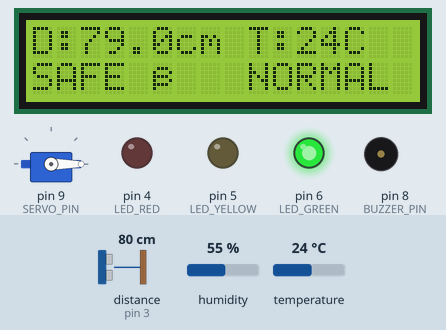
Recording of a sketch running on a simulated Arduino Uno, built with avr-gcc and run on an emulated ATmega328P. On the bench: servo, 16×2 character LCD, output pins drawn as LEDs (lit = HIGH), buzzer (waves = sounding). Wiring (inferred from the names in the program): ultrasonic range finder: trigger pin 2; echo pin 3. Dashed ring = blinking. The inputs (shaded band) are chosen by the test bench; at power-on: distance to the obstacle (sensor on pin 3) 80 cm, temperature 24 °C, humidity 55 %. The echo pulse lasts 58.3 µs per cm; pins used as bus, display or sensor lines are not drawn.

Above: at 3.2 s.
3.3 s: distance to the obstacle (sensor on pin 3) set to 7 cm
At 4.04 s:
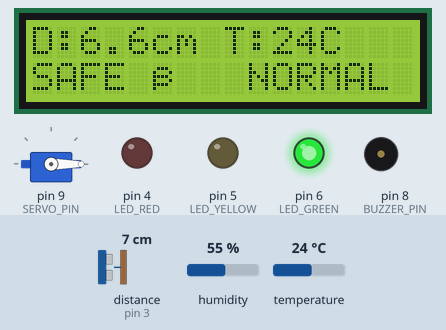
4.9 s: distance to the obstacle (sensor on pin 3) set to 4 cm
At 5.3 s:
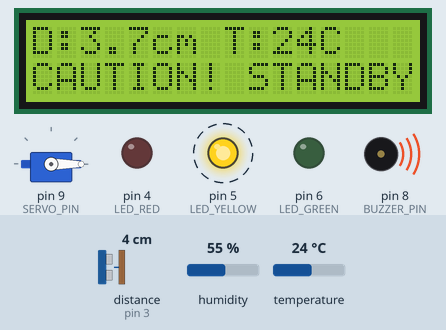
7.8 s: distance to the obstacle (sensor on pin 3) set to 2 cm
At 8.27 s:
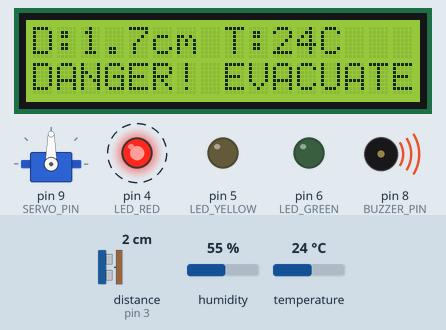
10.2 s: temperature set to 12 °C
At 11.24 s:
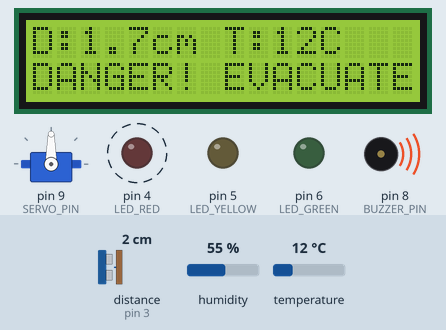
12.4 s: humidity set to 22 %
At 13.82 s:
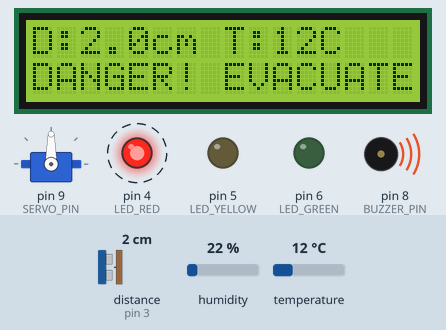
15.2 s: temperature set to 19 °C
At 15.81 s:
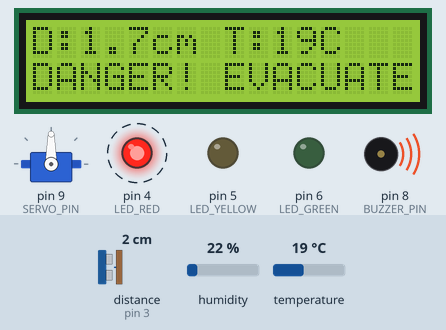
Timing chart, 0 to 18.2 s (numbered marks = the images above; inputs shaded):
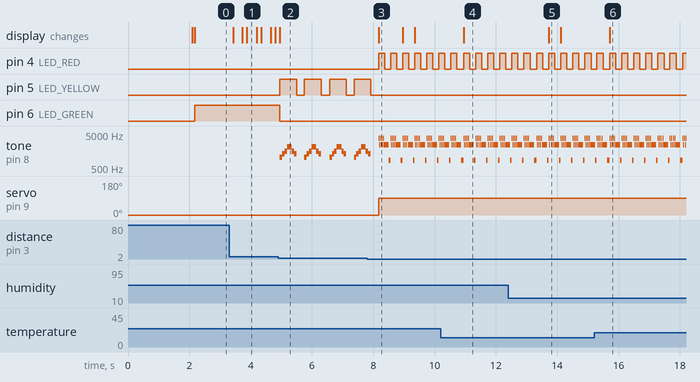

Measured:
- the behaviour switches between 6 and 5 cm on distance to the obstacle (sensor on pin 3) (found by bisection; images 1 and 2)
- after the input at 3.3 s, the display: changes after 0.13 s (image 1)
- after the input at 4.9 s, pin 5 (LED_YELLOW): alternates HIGH for 0.55 s and LOW for 0.25 s, starting after 0.05 s; pin 6 (LED_GREEN): HIGH → LOW after 0.05 s
- after the input at 7.8 s, pin 4 (LED_RED): alternates HIGH for 0.20 s and LOW for 0.19 s, starting after 0.37 s; pin 5 (LED_YELLOW): goes on until 7.9 s, then stays LOW; servo on pin 9 (SERVO_PIN): 0° → 90° after 0.37 s; the display: changes after 0.37 s (image 3)
- after the input at 10.2 s, the display: changes after 0.75 s (image 4)
- after the input at 12.4 s, the display: changes after 1.3 s (image 5)
- after the input at 15.2 s, the display: changes after 0.51 s (image 6)

The sketch:

sketch_master.ino
```cpp
#include <Wire.h>
#include <LiquidCrystal_I2C.h>
#include <Servo.h>
#include <SoftwareSerial.h>
#include <DHT.h>

// --- PIN CONFIGURATION ---
#define TRIG_PIN     2
#define ECHO_PIN     3
#define LED_RED      4
#define LED_YELLOW   5
#define LED_GREEN    6
#define DHT_PIN      7
#define BUZZER_PIN   8
#define SERVO_PIN    9
#define WEMOS_RX     12  // Connect ke Pin D6 Wemos
#define WEMOS_TX     13  // Connect ke Pin D5 Wemos

#define DHTTYPE      DHT11

// --- OBJECT INITIALIZATION ---
LiquidCrystal_I2C lcd(0x27, 16, 2);
Servo servoGate;
SoftwareSerial wemosSerial(WEMOS_RX, WEMOS_TX);
DHT dht(DHT_PIN, DHTTYPE);

// Melodi Kuning: High-Pitch Arpeggio
int yellowMelody[] = {1047, 1319, 1568, 2093, 1568, 1319};
int noteDurations[] = {80, 80, 80, 150, 80, 80};

void setup() {
  Serial.begin(9600);
  wemosSerial.begin(9600);
  dht.begin();

  // Pin Modes
  pinMode(TRIG_PIN, OUTPUT);
  pinMode(ECHO_PIN, INPUT);
  pinMode(LED_RED, OUTPUT);
  pinMode(LED_YELLOW, OUTPUT);
  pinMode(LED_GREEN, OUTPUT);
  pinMode(BUZZER_PIN, OUTPUT);

  // Servo Setup
  servoGate.attach(SERVO_PIN);
  servoGate.write(0); // Pintu air tertutup rapat di awal

  // LCD Startup Screen
  lcd.init();
  lcd.backlight();
  lcd.setCursor(0, 0);
  lcd.print(" Bedadung SFEWS ");
  lcd.setCursor(0, 1);
  lcd.print("  System Ready  ");
  delay(2000);
  lcd.clear();
}

void loop() {
  // 1. BACA SENSOR ULTRASONIC
  digitalWrite(TRIG_PIN, LOW);
  delayMicroseconds(2);
  digitalWrite(TRIG_PIN, HIGH);
  delayMicroseconds(10);
  digitalWrite(TRIG_PIN, LOW);

  long duration = pulseIn(ECHO_PIN, HIGH);
  float distance = duration * 0.034 / 2.0;

  // 2. BACA SENSOR DHT11 (Non-blocking setiap 2 detik)
  static unsigned long lastDHTRead = 0;
  static float temp = 28.5;
  static float hum = 65.0;

  if (millis() - lastDHTRead >= 2000) {
    lastDHTRead = millis();
    float t = dht.readTemperature();
    float h = dht.readHumidity();
    if (!isnan(t)) temp = t;
    if (!isnan(h)) hum = h;
  }

  // Kirim data lengkap (jarak, suhu, kelembapan) ke Wemos D1 Mini via Serial CSV format
  wemosSerial.print(distance, 1);
  wemosSerial.print(",");
  wemosSerial.print(temp, 1);
  wemosSerial.print(",");
  wemosSerial.println(hum, 1);

  // 3. LCD LINE 1: Distance & Temperature
  lcd.setCursor(0, 0);
  lcd.print("D:");
  lcd.print(distance, 1);
  lcd.print("cm ");

  lcd.print("T:");
  lcd.print((int)temp);
  lcd.print("C   ");

  // 4. ACTUATOR LOGIC + LCD LINE 2 STATUS
  lcd.setCursor(0, 1);

  if (distance <= 3.0) { // DANGER MODE (<= 3cm -> EVACUATE)
    lcd.print("DANGER! EVACUATE");

    digitalWrite(LED_YELLOW, LOW);
    digitalWrite(LED_GREEN, LOW);
    servoGate.write(90);     // Turn 90 degrees to the left

    // Rapid blink + emergency siren (Air-Raid Siren)
    digitalWrite(LED_RED, HIGH);
    for (int i = 0; i < 4; i++) {
      tone(BUZZER_PIN, 3800); delay(25);
      tone(BUZZER_PIN, 2400); delay(25);
    }

    digitalWrite(LED_RED, LOW);
    for (int hz = 3600; hz >= 800; hz -= 120) {
      tone(BUZZER_PIN, hz);
      delay(6);
    }

  } else if (distance > 3.0 && distance <= 5.0) { // CAUTION MODE (3.0-5.0cm -> STANDBY)
    lcd.print("CAUTION! STANDBY");

    digitalWrite(LED_RED, LOW);
    digitalWrite(LED_GREEN, LOW);
    servoGate.write(0);      // Keep floodgate closed on standby

    // Slow blink + warning melody
    digitalWrite(LED_YELLOW, HIGH);
    for (int i = 0; i < 6; i++) {
      tone(BUZZER_PIN, yellowMelody[i]);
      delay(noteDurations[i]);
    }
    noTone(BUZZER_PIN);

    digitalWrite(LED_YELLOW, LOW);
    delay(200); // 0.2s blink pause

  } else { // SAFE MODE (> 5cm -> NORMAL)
    lcd.print("SAFE — NORMAL   ");

    digitalWrite(LED_RED, LOW);
    digitalWrite(LED_YELLOW, LOW);
    digitalWrite(LED_GREEN, HIGH);

    noTone(BUZZER_PIN);
    servoGate.write(0);      // Floodgate closed
    delay(100);
  }
}
```
